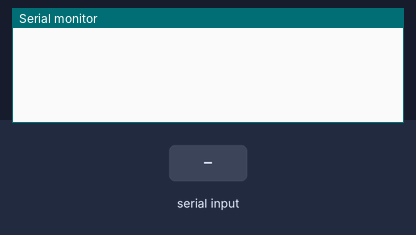
Bench run of a sketch on a simulated Arduino Uno, built with avr-gcc and run on an emulated ATmega328P. On the bench: the last lines printed to the serial monitor. The inputs (shaded band) are chosen by the test bench.

Above: at 1.2 s.
1.3 s: "1\n" received over Serial
At 2.5 s:
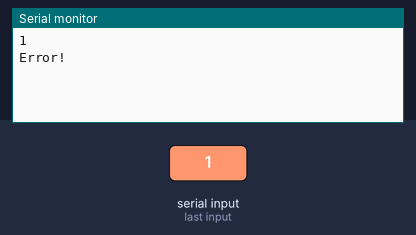
2.8 s: "0\n" received over Serial
At 3.7 s:
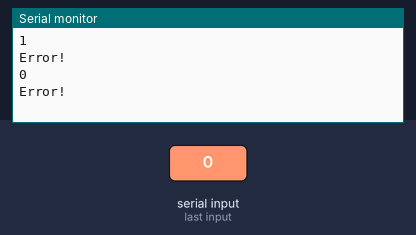
4.3 s: "2\n" received over Serial
At 4.9 s:
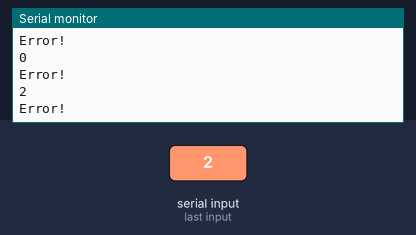

The sketch:

ArduinoUno.ino
```cpp
#define CMDBUFFER_SIZE 32
const int sensorfpin = A0;
const int sensoripin = A1;

void setup()
{
Serial.begin(9600);
}

void loop()
{

}
void serialEvent()
{
 static char cmdBuffer[CMDBUFFER_SIZE] = "";
 char c;
 while(Serial.available())
 {
   c = processCharInput(cmdBuffer, Serial.read());
   Serial.print(c);
   if (c == '\n')
   {
     Serial.println();
     //Full command received. Do your stuff here!
     if (strcmp("humedadf", cmdBuffer) == 0)
     {
        Serial.println("\r\nYou typed Humedad Tierra!");
        Serial.println(sensorfpin);
     }
     else if (strcmp("humedadr", cmdBuffer) == 0)
     {
        Serial.println("\r\nYou typed Humedad Relativa!");
        Serial.println(sensoripin);
     }
     else
     {
        Serial.println("\r\nError!");
     }
     cmdBuffer[0] = 0;
   }
 }
 delay(1);
}

char processCharInput(char* cmdBuffer, const char c)
{
 //Store the character in the input buffer
 if (c >= 32 && c <= 126) //Ignore control characters and special ascii characters
 {
   if (strlen(cmdBuffer) < CMDBUFFER_SIZE)
   {
     strncat(cmdBuffer, &c, 1);   //Add it to the buffer
   }
   else
   {
     return '\n';
   }
 }
 else if ((c == 8 || c == 127) && cmdBuffer[0] != 0) //Backspace
 {

   cmdBuffer[strlen(cmdBuffer)-1] = 0;
 }

 return c;
}
```

Measured:
- after the input at 1.3 s, the serial monitor: prints a new line at once (image 1)
- after the input at 2.8 s, the serial monitor: prints a new line at once (image 2)
- after the input at 4.3 s, the serial monitor: prints a new line at once (image 3)
